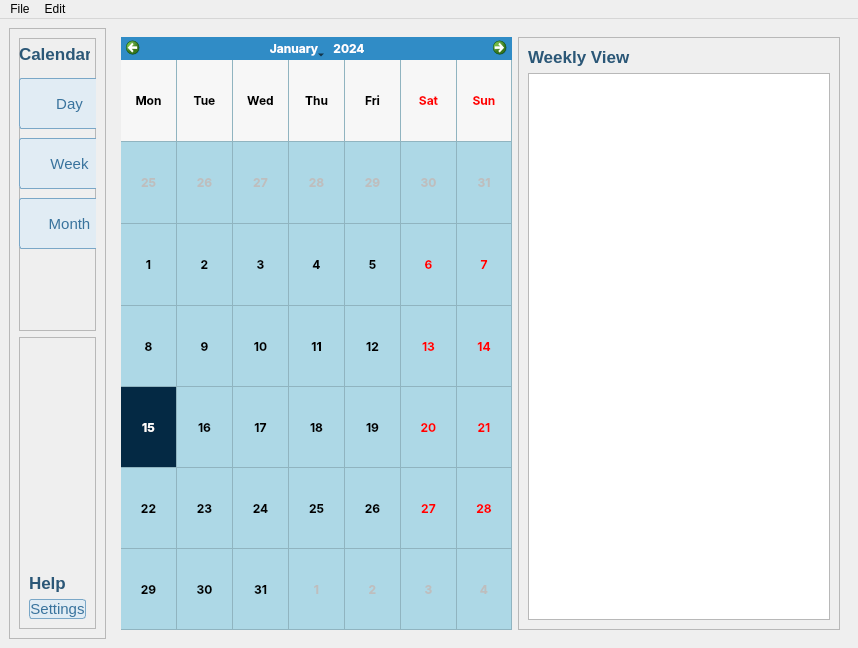
<?xml version="1.0" encoding="UTF-8"?>
<ui version="4.0">
 <class>StudyBuddy</class>
 <widget class="QMainWindow" name="StudyBuddy">
  <property name="geometry">
   <rect>
    <x>0</x>
    <y>0</y>
    <width>858</width>
    <height>648</height>
   </rect>
  </property>
  <property name="windowTitle">
   <string>MainWindow</string>
  </property>
  <widget class="QWidget" name="centralwidget">
   <property name="styleSheet">
    <string notr="true">QWidget{
  font-family: -apple-system,system-ui,&quot;Segoe UI&quot;,&quot;Liberation Sans&quot;,sans-serif;
}
.QPushButton {
  background-color: #e1ecf4;
  border-radius: 3px;
  border: 1px solid #7aa7c7;
  color: #39739d;
  font-size: 15px;
  font-weight: 400;
  margin: 0;
  outline: none;
  padding: 8px .8em;
}

.QLabel{
	font-size: 17px;
	font-weight: bold;
	color: #2b5777
}
</string>
   </property>
   <layout class="QHBoxLayout" name="horizontalLayout_2">
    <item>
     <widget class="QFrame" name="navigationFrame">
      <property name="frameShape">
       <enum>QFrame::StyledPanel</enum>
      </property>
      <property name="frameShadow">
       <enum>QFrame::Raised</enum>
      </property>
      <layout class="QVBoxLayout" name="verticalLayout">
       <item>
        <widget class="QFrame" name="navigationFrame1">
         <property name="minimumSize">
          <size>
           <width>0</width>
           <height>250</height>
          </size>
         </property>
         <property name="styleSheet">
          <string notr="true">QPushButton:disabled {

    font-weight:bold;
	color:white;
	background-color: #2b5777;
}</string>
         </property>
         <property name="frameShape">
          <enum>QFrame::StyledPanel</enum>
         </property>
         <property name="frameShadow">
          <enum>QFrame::Raised</enum>
         </property>
         <widget class="QLabel" name="labelCalendar">
          <property name="geometry">
           <rect>
            <x>0</x>
            <y>0</y>
            <width>71</width>
            <height>31</height>
           </rect>
          </property>
          <property name="text">
           <string>Calendar</string>
          </property>
         </widget>
         <widget class="QPushButton" name="buttonDay">
          <property name="geometry">
           <rect>
            <x>0</x>
            <y>40</y>
            <width>101</width>
            <height>51</height>
           </rect>
          </property>
          <property name="styleSheet">
           <string notr="true"/>
          </property>
          <property name="text">
           <string>Day</string>
          </property>
         </widget>
         <widget class="QPushButton" name="buttonWeek">
          <property name="geometry">
           <rect>
            <x>0</x>
            <y>100</y>
            <width>101</width>
            <height>51</height>
           </rect>
          </property>
          <property name="text">
           <string>Week</string>
          </property>
         </widget>
         <widget class="QPushButton" name="buttonMonth">
          <property name="geometry">
           <rect>
            <x>0</x>
            <y>160</y>
            <width>101</width>
            <height>51</height>
           </rect>
          </property>
          <property name="text">
           <string>Month</string>
          </property>
         </widget>
        </widget>
       </item>
       <item>
        <widget class="QFrame" name="navigationFrame3">
         <property name="frameShape">
          <enum>QFrame::StyledPanel</enum>
         </property>
         <property name="frameShadow">
          <enum>QFrame::Raised</enum>
         </property>
         <layout class="QVBoxLayout" name="verticalLayout_5">
          <item>
           <widget class="QLabel" name="label_2">
            <property name="text">
             <string>Help</string>
            </property>
            <property name="alignment">
             <set>Qt::AlignBottom|Qt::AlignLeading|Qt::AlignLeft</set>
            </property>
           </widget>
          </item>
          <item>
           <widget class="QPushButton" name="pushButton_8">
            <property name="text">
             <string>Settings</string>
            </property>
           </widget>
          </item>
         </layout>
        </widget>
       </item>
      </layout>
     </widget>
    </item>
    <item>
     <widget class="QStackedWidget" name="stackedWidget">
      <property name="minimumSize">
       <size>
        <width>0</width>
        <height>600</height>
       </size>
      </property>
      <property name="styleSheet">
       <string notr="true"/>
      </property>
      <property name="currentIndex">
       <number>0</number>
      </property>
      <widget class="QWidget" name="monthPage">
       <property name="styleSheet">
        <string notr="true"/>
       </property>
       <layout class="QHBoxLayout" name="horizontalLayout">
        <item>
         <widget class="QCalendarWidget" name="calendarWidget">
          <property name="minimumSize">
           <size>
            <width>391</width>
            <height>0</height>
           </size>
          </property>
          <property name="font">
           <font>
            <family>-apple-system</family>
            <weight>75</weight>
            <bold>true</bold>
           </font>
          </property>
          <property name="styleSheet">
           <string notr="true">QCalendarWidget QAbstractItemView
{ 
selection-background-color: #042944; 
selection-color: white;
selection-border:10px solid red;

}
QCalendarWidget QTableView{
background-color:lightblue;
}
</string>
          </property>
          <property name="gridVisible">
           <bool>true</bool>
          </property>
          <property name="verticalHeaderFormat">
           <enum>QCalendarWidget::NoVerticalHeader</enum>
          </property>
         </widget>
        </item>
        <item>
         <widget class="QFrame" name="frame">
          <property name="minimumSize">
           <size>
            <width>0</width>
            <height>0</height>
           </size>
          </property>
          <property name="maximumSize">
           <size>
            <width>400</width>
            <height>16777215</height>
           </size>
          </property>
          <property name="frameShape">
           <enum>QFrame::StyledPanel</enum>
          </property>
          <property name="frameShadow">
           <enum>QFrame::Raised</enum>
          </property>
          <layout class="QVBoxLayout" name="verticalLayout_2">
           <item>
            <widget class="QLabel" name="label_3">
             <property name="text">
              <string>Weekly View</string>
             </property>
            </widget>
           </item>
           <item>
            <widget class="QListView" name="listView">
             <property name="minimumSize">
              <size>
               <width>0</width>
               <height>0</height>
              </size>
             </property>
            </widget>
           </item>
          </layout>
         </widget>
        </item>
       </layout>
      </widget>
      <widget class="QWidget" name="editPage">
       <widget class="QLabel" name="labelTitle">
        <property name="geometry">
         <rect>
          <x>0</x>
          <y>30</y>
          <width>55</width>
          <height>16</height>
         </rect>
        </property>
        <property name="text">
         <string>Title</string>
        </property>
       </widget>
       <widget class="QLineEdit" name="lineEditTitle">
        <property name="geometry">
         <rect>
          <x>0</x>
          <y>50</y>
          <width>690</width>
          <height>22</height>
         </rect>
        </property>
       </widget>
       <widget class="QLineEdit" name="lineEditTags">
        <property name="geometry">
         <rect>
          <x>0</x>
          <y>100</y>
          <width>690</width>
          <height>22</height>
         </rect>
        </property>
       </widget>
       <widget class="QLabel" name="labelTags">
        <property name="geometry">
         <rect>
          <x>0</x>
          <y>80</y>
          <width>55</width>
          <height>16</height>
         </rect>
        </property>
        <property name="text">
         <string>Tags</string>
        </property>
       </widget>
       <widget class="QLabel" name="labelStartDate">
        <property name="geometry">
         <rect>
          <x>0</x>
          <y>130</y>
          <width>91</width>
          <height>16</height>
         </rect>
        </property>
        <property name="text">
         <string>Start Date</string>
        </property>
       </widget>
       <widget class="QDateEdit" name="dateEdit">
        <property name="geometry">
         <rect>
          <x>0</x>
          <y>150</y>
          <width>110</width>
          <height>22</height>
         </rect>
        </property>
       </widget>
       <widget class="QLabel" name="labelEndDate">
        <property name="geometry">
         <rect>
          <x>130</x>
          <y>130</y>
          <width>101</width>
          <height>16</height>
         </rect>
        </property>
        <property name="text">
         <string>End Date</string>
        </property>
       </widget>
       <widget class="QDateEdit" name="dateEdit_2">
        <property name="geometry">
         <rect>
          <x>130</x>
          <y>150</y>
          <width>110</width>
          <height>22</height>
         </rect>
        </property>
       </widget>
       <widget class="QSlider" name="horizontalSlider">
        <property name="geometry">
         <rect>
          <x>630</x>
          <y>150</y>
          <width>51</width>
          <height>22</height>
         </rect>
        </property>
        <property name="maximum">
         <number>1</number>
        </property>
        <property name="orientation">
         <enum>Qt::Horizontal</enum>
        </property>
       </widget>
       <widget class="QLabel" name="labelStatus">
        <property name="geometry">
         <rect>
          <x>630</x>
          <y>130</y>
          <width>55</width>
          <height>16</height>
         </rect>
        </property>
        <property name="text">
         <string>Status</string>
        </property>
       </widget>
       <widget class="QLabel" name="labelDescription">
        <property name="geometry">
         <rect>
          <x>0</x>
          <y>180</y>
          <width>131</width>
          <height>16</height>
         </rect>
        </property>
        <property name="text">
         <string>Description</string>
        </property>
       </widget>
       <widget class="QLineEdit" name="lineEditDescription">
        <property name="geometry">
         <rect>
          <x>0</x>
          <y>200</y>
          <width>690</width>
          <height>321</height>
         </rect>
        </property>
       </widget>
       <widget class="QPushButton" name="buttonCancel">
        <property name="geometry">
         <rect>
          <x>600</x>
          <y>530</y>
          <width>90</width>
          <height>30</height>
         </rect>
        </property>
        <property name="text">
         <string>Cancel</string>
        </property>
       </widget>
       <widget class="QPushButton" name="buttonSubmit">
        <property name="geometry">
         <rect>
          <x>0</x>
          <y>530</y>
          <width>90</width>
          <height>30</height>
         </rect>
        </property>
        <property name="text">
         <string>Submit</string>
        </property>
       </widget>
       <widget class="QLabel" name="labelDate">
        <property name="geometry">
         <rect>
          <x>320</x>
          <y>10</y>
          <width>55</width>
          <height>16</height>
         </rect>
        </property>
        <property name="text">
         <string>Date</string>
        </property>
       </widget>
      </widget>
      <widget class="QWidget" name="dayPage">
       <widget class="QTableWidget" name="tableWidget">
        <property name="geometry">
         <rect>
          <x>0</x>
          <y>70</y>
          <width>690</width>
          <height>451</height>
         </rect>
        </property>
        <column>
         <property name="text">
          <string>Title</string>
         </property>
        </column>
        <column>
         <property name="text">
          <string>Tags</string>
         </property>
        </column>
        <column>
         <property name="text">
          <string>End Date</string>
         </property>
        </column>
        <column>
         <property name="text">
          <string>Status</string>
         </property>
        </column>
       </widget>
       <widget class="QPushButton" name="buttonCancel_2">
        <property name="geometry">
         <rect>
          <x>600</x>
          <y>530</y>
          <width>90</width>
          <height>30</height>
         </rect>
        </property>
        <property name="text">
         <string>Cancel</string>
        </property>
       </widget>
       <widget class="QLabel" name="labelDate_2">
        <property name="geometry">
         <rect>
          <x>320</x>
          <y>10</y>
          <width>141</width>
          <height>16</height>
         </rect>
        </property>
        <property name="text">
         <string>Date</string>
        </property>
       </widget>
       <widget class="QPushButton" name="pushButton">
        <property name="geometry">
         <rect>
          <x>600</x>
          <y>30</y>
          <width>90</width>
          <height>31</height>
         </rect>
        </property>
        <property name="text">
         <string>Delete</string>
        </property>
       </widget>
       <widget class="QPushButton" name="pushButton_2">
        <property name="geometry">
         <rect>
          <x>0</x>
          <y>30</y>
          <width>90</width>
          <height>31</height>
         </rect>
        </property>
        <property name="text">
         <string>Add</string>
        </property>
       </widget>
       <widget class="QPushButton" name="pushButton_3">
        <property name="geometry">
         <rect>
          <x>100</x>
          <y>30</y>
          <width>90</width>
          <height>31</height>
         </rect>
        </property>
        <property name="text">
         <string>Edit</string>
        </property>
       </widget>
      </widget>
      <widget class="QWidget" name="page">
       <layout class="QGridLayout" name="gridLayout_2">
        <item row="0" column="3" colspan="3">
         <widget class="QLabel" name="labelMonth">
          <property name="text">
           <string>Month # ~ Month #</string>
          </property>
         </widget>
        </item>
        <item row="1" column="0">
         <widget class="QLabel" name="labelSunday">
          <property name="text">
           <string>Sunday #</string>
          </property>
         </widget>
        </item>
        <item row="1" column="1">
         <widget class="QLabel" name="labelMonday">
          <property name="text">
           <string>Monday #</string>
          </property>
         </widget>
        </item>
        <item row="1" column="2">
         <widget class="QLabel" name="labelTuesday">
          <property name="text">
           <string>Tuesday #</string>
          </property>
         </widget>
        </item>
        <item row="1" column="4">
         <widget class="QLabel" name="labelWednesday">
          <property name="text">
           <string>Wednesday #</string>
          </property>
         </widget>
        </item>
        <item row="1" column="5">
         <widget class="QLabel" name="labelThursday">
          <property name="text">
           <string>Thursday #</string>
          </property>
         </widget>
        </item>
        <item row="1" column="6">
         <widget class="QLabel" name="labelFriday">
          <property name="text">
           <string>Friday #</string>
          </property>
         </widget>
        </item>
        <item row="1" column="7">
         <widget class="QLabel" name="labelSaturday">
          <property name="text">
           <string>Saturday #</string>
          </property>
         </widget>
        </item>
        <item row="2" column="0">
         <widget class="QTableView" name="tableviewSunday"/>
        </item>
        <item row="2" column="1">
         <widget class="QTableView" name="tableviewMonday"/>
        </item>
        <item row="2" column="2" colspan="2">
         <widget class="QTableView" name="tableviewTuesday"/>
        </item>
        <item row="2" column="4">
         <widget class="QTableView" name="tableviewWednesday"/>
        </item>
        <item row="2" column="5">
         <widget class="QTableView" name="tableviewThursday"/>
        </item>
        <item row="2" column="6">
         <widget class="QTableView" name="tableviewFriday"/>
        </item>
        <item row="2" column="7">
         <widget class="QTableView" name="tableviewSaturday"/>
        </item>
        <item row="3" column="7">
         <widget class="QPushButton" name="buttonCancel_3">
          <property name="text">
           <string>Cancel</string>
          </property>
         </widget>
        </item>
       </layout>
      </widget>
     </widget>
    </item>
   </layout>
  </widget>
  <widget class="QMenuBar" name="menubar">
   <property name="geometry">
    <rect>
     <x>0</x>
     <y>0</y>
     <width>858</width>
     <height>26</height>
    </rect>
   </property>
   <widget class="QMenu" name="menuFile">
    <property name="title">
     <string>File</string>
    </property>
    <addaction name="actionExit"/>
   </widget>
   <widget class="QMenu" name="menuEdit">
    <property name="title">
     <string>Edit</string>
    </property>
   </widget>
   <addaction name="menuFile"/>
   <addaction name="menuEdit"/>
  </widget>
  <action name="actionExit">
   <property name="text">
    <string>Exit</string>
   </property>
  </action>
 </widget>
 <resources/>
 <connections/>
</ui>
